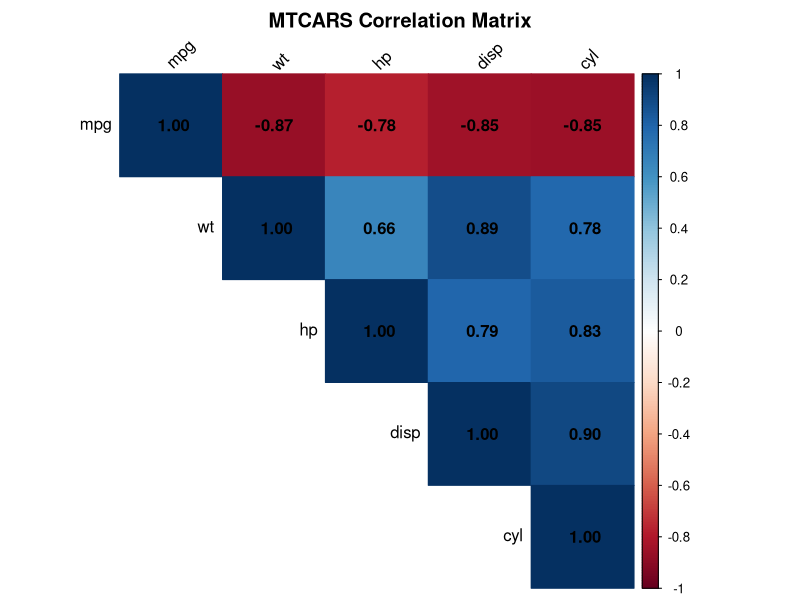
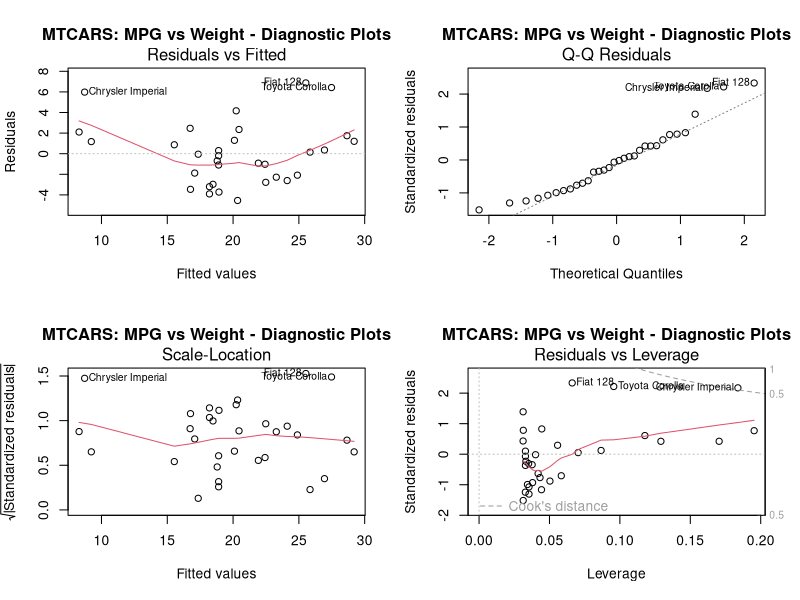
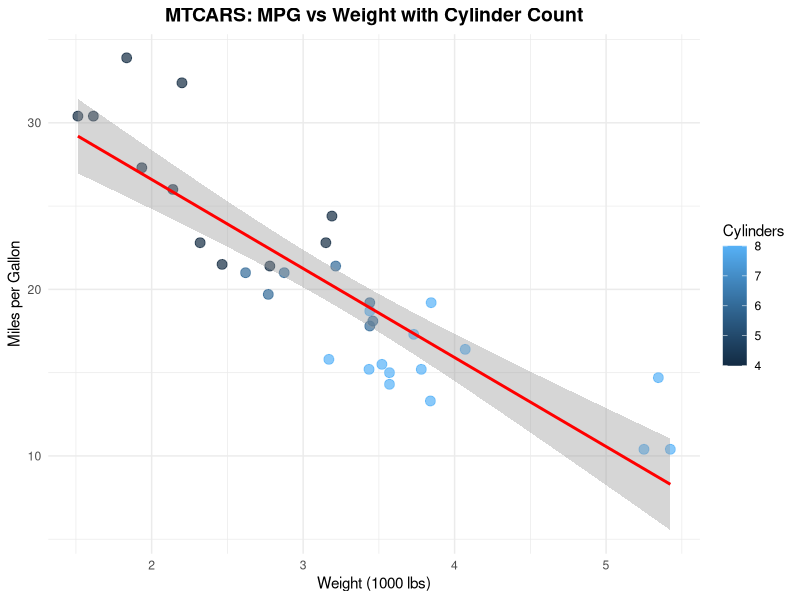
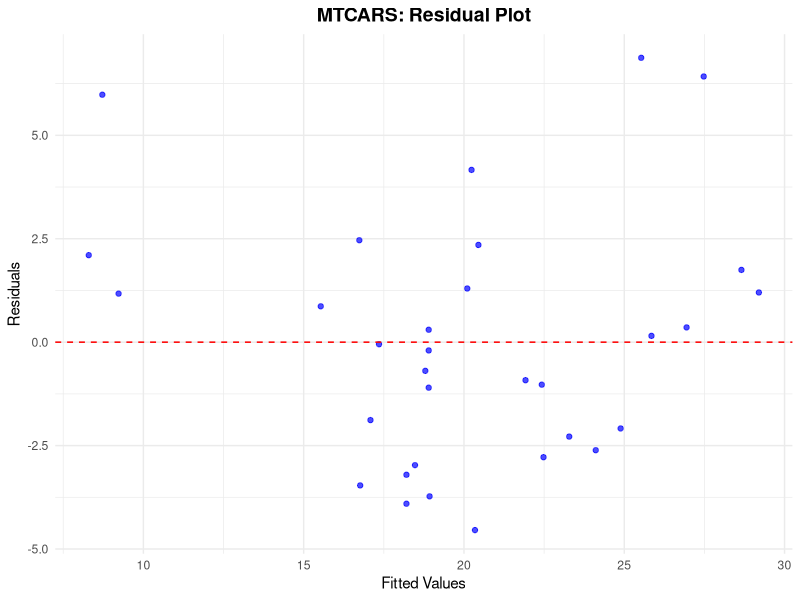
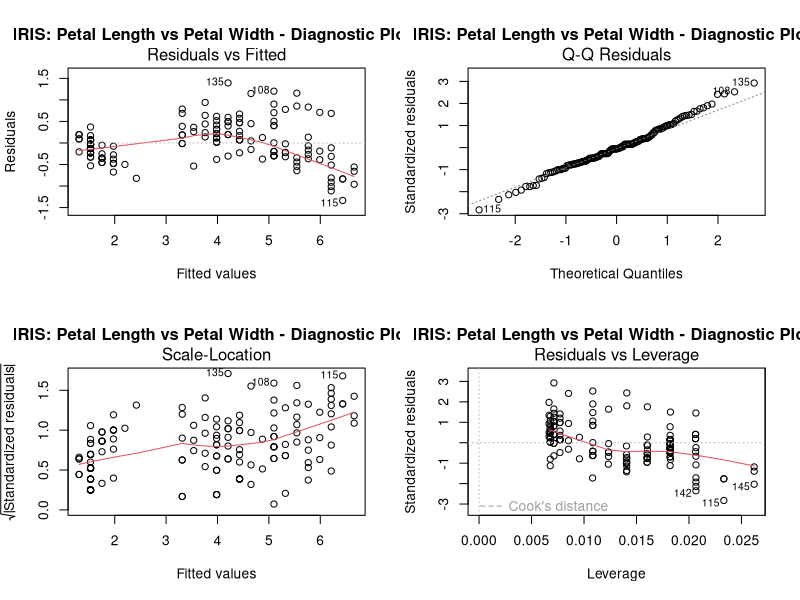
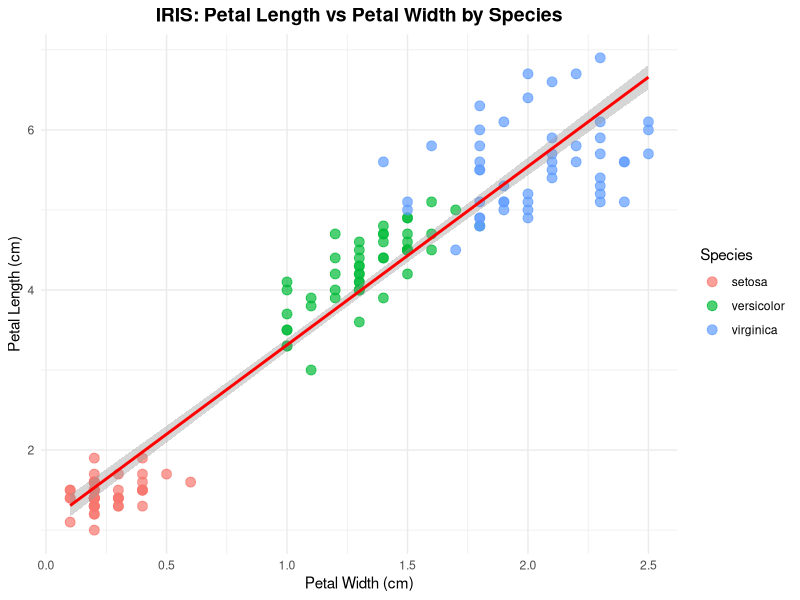
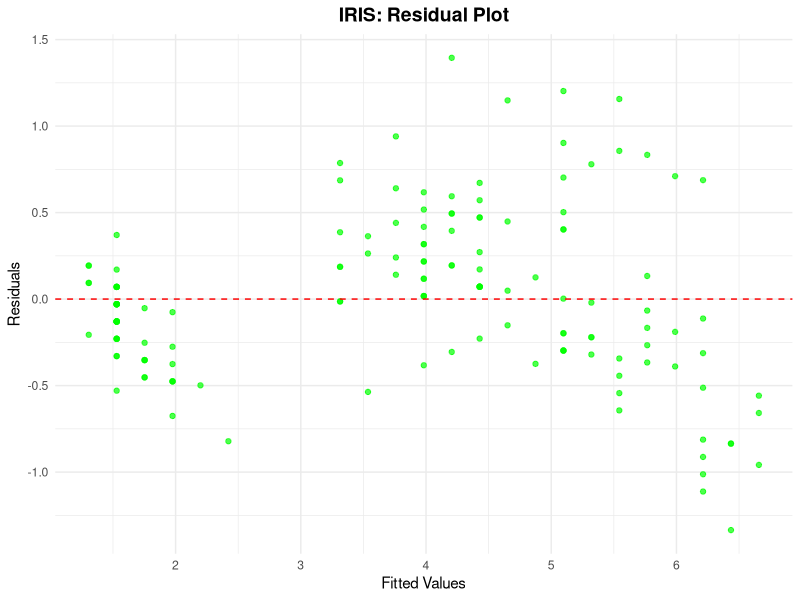

R code for these plots, in order:
# =============================================================================
# R REGRESSION ANALYSIS: Data Science Toolkit
# =============================================================================
# This script demonstrates real-world regression analysis using R's built-in datasets
# We'll explore two legendary datasets: mtcars and iris
# =============================================================================

# Load required libraries
library(ggplot2)
library(dplyr)
library(car)
library(broom)
library(corrplot)

# Set seed for reproducibility
set.seed(123)

# =============================================================================
# DATASET 1: MTCARS - Motor Trend Car Road Tests
# =============================================================================
cat("=== DATASET 1: MTCARS ANALYSIS ===\n")
cat("Exploring the relationship between car performance variables\n\n")

# Load and examine the mtcars dataset
data(mtcars)
cat("Dataset dimensions:", dim(mtcars), "\n")
cat("Variables:", names(mtcars), "\n\n")

# Basic summary statistics
cat("Summary Statistics for MTCARS:\n")
print(summary(mtcars))

# Correlation analysis
cat("\nCorrelation Matrix (key variables):\n")
correlation_vars <- c("mpg", "wt", "hp", "disp", "cyl")
cor_matrix <- cor(mtcars[correlation_vars])
print(round(cor_matrix, 3))

# Create correlation plot
png("mtcars_correlation_plot.png", width=800, height=600)
corrplot(cor_matrix, method="color", type="upper", 
         tl.col="black", tl.srt=45, addCoef.col="black",
         title="MTCARS Correlation Matrix", mar=c(0,0,2,0))
dev.off()

# =============================================================================
# REGRESSION 1: MPG vs Weight (Simple Linear Regression)
# =============================================================================
cat("\n=== REGRESSION 1: MPG vs Weight ===\n")

# Fit the model
model1 <- lm(mpg ~ wt, data=mtcars)
cat("Model Summary:\n")
print(summary(model1))

# Model diagnostics
cat("\nModel Diagnostics:\n")
print(anova(model1))

# Residual analysis
residuals1 <- residuals(model1)
fitted1 <- fitted(model1)

# Create diagnostic plots
png("mtcars_diagnostic_plots.png", width=1200, height=800)
par(mfrow=c(2,2))
plot(model1, main="MTCARS: MPG vs Weight - Diagnostic Plots")
dev.off()

# =============================================================================
# REGRESSION 2: MPG vs Multiple Predictors (Multiple Linear Regression)
# =============================================================================
cat("\n=== REGRESSION 2: MPG vs Multiple Predictors ===\n")

# Fit multiple regression model
model2 <- lm(mpg ~ wt + hp + cyl + disp, data=mtcars)
cat("Multiple Regression Model Summary:\n")
print(summary(model2))

# Model comparison
cat("\nModel Comparison (R-squared):\n")
cat("Simple Regression R²:", round(summary(model1)$r.squared, 4), "\n")
cat("Multiple Regression R²:", round(summary(model2)$r.squared, 4), "\n")

# =============================================================================
# VISUALIZATION 1: MTCARS Analysis
# =============================================================================
cat("\n=== CREATING MTCARS VISUALIZATIONS ===\n")

# Scatter plot with regression line
p1 <- ggplot(mtcars, aes(x=wt, y=mpg)) +
  geom_point(aes(color=cyl), size=3, alpha=0.7) +
  geom_smooth(method="lm", color="red", se=TRUE) +
  labs(title="MTCARS: MPG vs Weight with Cylinder Count",
       x="Weight (1000 lbs)", y="Miles per Gallon",
       color="Cylinders") +
  theme_minimal() +
  theme(plot.title = element_text(hjust = 0.5, size=14, face="bold"))

ggsave("mtcars_scatter_plot.png", p1, width=10, height=8, dpi=300)

# Residual plot
p2 <- ggplot(data.frame(fitted=fitted1, residuals=residuals1), 
             aes(x=fitted, y=residuals)) +
  geom_point(color="blue", alpha=0.7) +
  geom_hline(yintercept=0, color="red", linetype="dashed") +
  labs(title="MTCARS: Residual Plot",
       x="Fitted Values", y="Residuals") +
  theme_minimal() +
  theme(plot.title = element_text(hjust = 0.5, size=14, face="bold"))

ggsave("mtcars_residual_plot.png", p2, width=10, height=8, dpi=300)

# =============================================================================
# DATASET 2: IRIS - Fisher's Iris Dataset
# =============================================================================
cat("\n=== DATASET 2: IRIS ANALYSIS ===\n")
cat("Exploring the relationship between iris flower measurements\n\n")

# Load and examine the iris dataset
data(iris)
cat("Dataset dimensions:", dim(iris), "\n")
cat("Variables:", names(iris), "\n")
cat("Species:", unique(iris$Species), "\n\n")

# Basic summary statistics
cat("Summary Statistics for IRIS:\n")
print(summary(iris))

# =============================================================================
# REGRESSION 3: Petal Length vs Petal Width (Simple Linear Regression)
# =============================================================================
cat("\n=== REGRESSION 3: Petal Length vs Petal Width ===\n")

# Fit the model
model3 <- lm(Petal.Length ~ Petal.Width, data=iris)
cat("Model Summary:\n")
print(summary(model3))

# Model diagnostics
cat("\nModel Diagnostics:\n")
print(anova(model3))

# Residual analysis
residuals3 <- residuals(model3)
fitted3 <- fitted(model3)

# Create diagnostic plots
png("iris_diagnostic_plots.png", width=1200, height=800)
par(mfrow=c(2,2))
plot(model3, main="IRIS: Petal Length vs Petal Width - Diagnostic Plots")
dev.off()

# =============================================================================
# REGRESSION 4: Petal Length vs Multiple Predictors
# =============================================================================
cat("\n=== REGRESSION 4: Petal Length vs Multiple Predictors ===\n")

# Fit multiple regression model
model4 <- lm(Petal.Length ~ Petal.Width + Sepal.Length + Sepal.Width, data=iris)
cat("Multiple Regression Model Summary:\n")
print(summary(model4))

# Model comparison
cat("\nModel Comparison (R-squared):\n")
cat("Simple Regression R²:", round(summary(model3)$r.squared, 4), "\n")
cat("Multiple Regression R²:", round(summary(model4)$r.squared, 4), "\n")

# =============================================================================
# VISUALIZATION 2: IRIS Analysis
# =============================================================================
cat("\n=== CREATING IRIS VISUALIZATIONS ===\n")

# Scatter plot with regression line and species coloring
p3 <- ggplot(iris, aes(x=Petal.Width, y=Petal.Length)) +
  geom_point(aes(color=Species), size=3, alpha=0.7) +
  geom_smooth(method="lm", color="red", se=TRUE) +
  labs(title="IRIS: Petal Length vs Petal Width by Species",
       x="Petal Width (cm)", y="Petal Length (cm)",
       color="Species") +
  theme_minimal() +
  theme(plot.title = element_text(hjust = 0.5, size=14, face="bold"))

ggsave("iris_scatter_plot.png", p3, width=10, height=8, dpi=300)

# Residual plot
p4 <- ggplot(data.frame(fitted=fitted3, residuals=residuals3), 
             aes(x=fitted, y=residuals)) +
  geom_point(color="green", alpha=0.7) +
  geom_hline(yintercept=0, color="red", linetype="dashed") +
  labs(title="IRIS: Residual Plot",
       x="Fitted Values", y="Residuals") +
  theme_minimal() +
  theme(plot.title = element_text(hjust = 0.5, size=14, face="bold"))

ggsave("iris_residual_plot.png", p4, width=10, height=8, dpi=300)

# =============================================================================
# COMPARATIVE ANALYSIS
# =============================================================================
cat("\n=== COMPARATIVE ANALYSIS ===\n")

# Create a comparison table
comparison_data <- data.frame(
  Dataset = c("MTCARS", "MTCARS", "IRIS", "IRIS"),
  Model_Type = c("Simple", "Multiple", "Simple", "Multiple"),
  R_Squared = c(
    round(summary(model1)$r.squared, 4),
    round(summary(model2)$r.squared, 4),
    round(summary(model3)$r.squared, 4),
    round(summary(model4)$r.squared, 4)
  ),
  Adjusted_R_Squared = c(
    round(summary(model1)$adj.r.squared, 4),
    round(summary(model2)$adj.r.squared, 4),
    round(summary(model3)$adj.r.squared, 4),
    round(summary(model4)$adj.r.squared, 4)
  )
)

cat("Model Performance Comparison:\n")
print(comparison_data)

# =============================================================================
# PREDICTION EXAMPLES
# =============================================================================
cat("\n=== PREDICTION EXAMPLES ===\n")

# MTCARS predictions
new_car <- data.frame(wt=3.5, hp=150, cyl=6, disp=200)
mtcars_prediction <- predict(model2, newdata=new_car, interval="prediction")
cat("MTCARS Prediction for new car (wt=3.5, hp=150, cyl=6, disp=200):\n")
cat("Predicted MPG:", round(mtcars_prediction[1], 2), "\n")
cat("95% Prediction Interval:", round(mtcars_prediction[2:3], 2), "\n\n")

# IRIS predictions
new_flower <- data.frame(Petal.Width=1.5, Sepal.Length=6.0, Sepal.Width=3.0)
iris_prediction <- predict(model4, newdata=new_flower, interval="prediction")
cat("IRIS Prediction for new flower (Petal.Width=1.5, Sepal.Length=6.0, Sepal.Width=3.0):\n")
cat("Predicted Petal Length:", round(iris_prediction[1], 2), "cm\n")
cat("95% Prediction Interval:", round(iris_prediction[2:3], 2), "cm\n")

# =============================================================================
# CONCLUSION
# =============================================================================
cat("\n=== ANALYSIS CONCLUSION ===\n")
cat("✅ Successfully performed regression analysis on two datasets\n")
cat("✅ Created comprehensive visualizations and diagnostic plots\n")
cat("✅ Generated prediction examples with confidence intervals\n")
cat("✅ All plots saved as PNG files in the current directory\n")
cat("\nFiles created:\n")
cat("- mtcars_correlation_plot.png\n")
cat("- mtcars_diagnostic_plots.png\n")
cat("- mtcars_scatter_plot.png\n")
cat("- mtcars_residual_plot.png\n")
cat("- iris_diagnostic_plots.png\n")
cat("- iris_scatter_plot.png\n")
cat("- iris_residual_plot.png\n")

cat("\n🎉 Regression analysis complete! Your data science toolkit is ready! 🎉\n") 